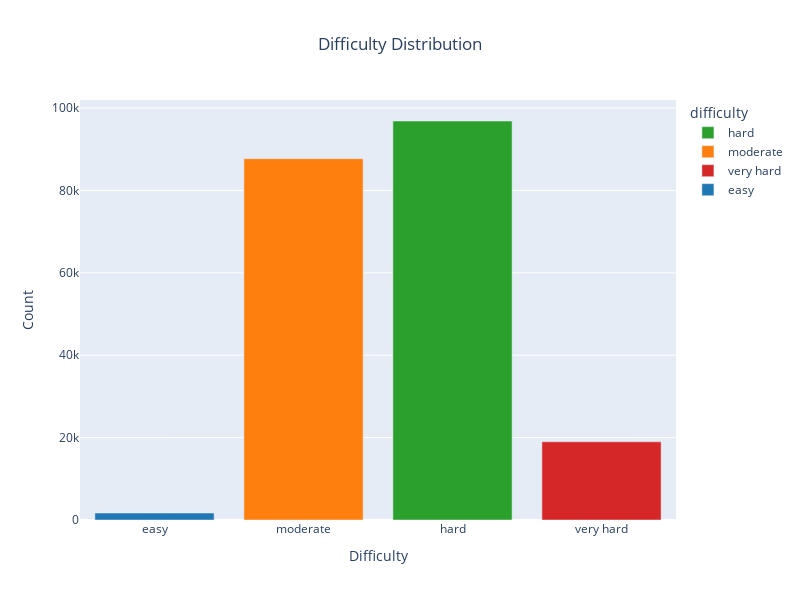

Notebook code for this chart:
### Code cell
# Plot difficulty distribution of of challenge words that doesn't contain 'r', 's' or 't'
difficulty_distribution(challenge_words_without_r_s_t)

### Figure 1 — Plotly figure (JSON) as saved in the notebook; plotly's stock layout.template omitted (floating-point values rounded to 4 significant figures)
{"data": [{"alignmentgroup": "True", "hovertemplate": "difficulty=%{x}<br>count=%{y}<extra></extra>", "legendgroup": "hard", "marker": {"color": "#2ca02c", "pattern": {"shape": ""}}, "name": "hard", "offsetgroup": "hard", "orientation": "v", "showlegend": true, "textposition": "auto", "type": "bar", "x": ["hard"], "xaxis": "x", "y": [96857], "yaxis": "y"}, {"alignmentgroup": "True", "hovertemplate": "difficulty=%{x}<br>count=%{y}<extra></extra>", "legendgroup": "moderate", "marker": {"color": "#ff7f0e", "pattern": {"shape": ""}}, "name": "moderate", "offsetgroup": "moderate", "orientation": "v", "showlegend": true, "textposition": "auto", "type": "bar", "x": ["moderate"], "xaxis": "x", "y": [87708], "yaxis": "y"}, {"alignmentgroup": "True", "hovertemplate": "difficulty=%{x}<br>count=%{y}<extra></extra>", "legendgroup": "very hard", "marker": {"color": "#d62728", "pattern": {"shape": ""}}, "name": "very hard", "offsetgroup": "very hard", "orientation": "v", "showlegend": true, "textposition": "auto", "type": "bar", "x": ["very hard"], "xaxis": "x", "y": [18985], "yaxis": "y"}, {"alignmentgroup": "True", "hovertemplate": "difficulty=%{x}<br>count=%{y}<extra></extra>", "legendgroup": "easy", "marker": {"color": "#1f77b4", "pattern": {"shape": ""}}, "name": "easy", "offsetgroup": "easy", "orientation": "v", "showlegend": true, "textposition": "auto", "type": "bar", "x": ["easy"], "xaxis": "x", "y": [1689], "yaxis": "y"}], "layout": {"barmode": "relative", "height": 600, "legend": {"title": {"text": "difficulty"}, "tracegroupgap": 0}, "title": {"text": "Difficulty Distribution", "x": 0.5}, "width": 800, "xaxis": {"anchor": "y", "categoryarray": ["easy", "moderate", "hard", "very hard"], "categoryorder": "array", "domain": [0, 1], "title": {"text": "Difficulty"}}, "yaxis": {"anchor": "x", "domain": [0, 1], "title": {"text": "Count"}}}}
